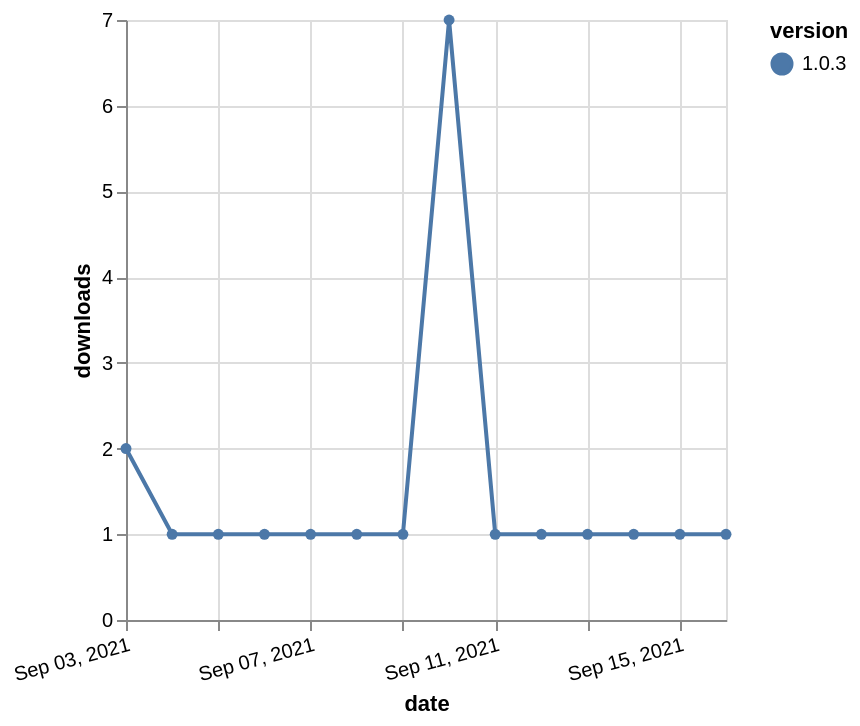

Vega-Lite specification stored for this chart:
### Vega-Lite specification from a JSON file in a GitHub repository (floating-point values rounded to 4 significant figures)
{"$schema": "https://vega.github.io/schema/vega-lite/v5.json", "description": "A simple bar chart with embedded data.", "data": {"values": [{"date": "2021-09-03", "total": 605, "delta": 2, "version": "1.0.3"}, {"date": "2021-09-04", "total": 606, "delta": 1, "version": "1.0.3"}, {"date": "2021-09-05", "total": 607, "delta": 1, "version": "1.0.3"}, {"date": "2021-09-06", "total": 608, "delta": 1, "version": "1.0.3"}, {"date": "2021-09-07", "total": 609, "delta": 1, "version": "1.0.3"}, {"date": "2021-09-08", "total": 610, "delta": 1, "version": "1.0.3"}, {"date": "2021-09-09", "total": 611, "delta": 1, "version": "1.0.3"}, {"date": "2021-09-10", "total": 618, "delta": 7, "version": "1.0.3"}, {"date": "2021-09-11", "total": 619, "delta": 1, "version": "1.0.3"}, {"date": "2021-09-12", "total": 620, "delta": 1, "version": "1.0.3"}, {"date": "2021-09-13", "total": 621, "delta": 1, "version": "1.0.3"}, {"date": "2021-09-14", "total": 622, "delta": 1, "version": "1.0.3"}, {"date": "2021-09-15", "total": 623, "delta": 1, "version": "1.0.3"}, {"date": "2021-09-16", "total": 624, "delta": 1, "version": "1.0.3"}]}, "width": "container", "mark": {"type": "line", "point": {"filled": true}}, "encoding": {"x": {"field": "date", "type": "temporal", "timeUnit": "yearmonthdate", "title": "date", "axis": {"labelAngle": -15}}, "y": {"field": "delta", "type": "quantitative", "title": "downloads"}, "color": {"field": "version", "type": "nominal"}, "tooltip": {"field": "delta"}}}
